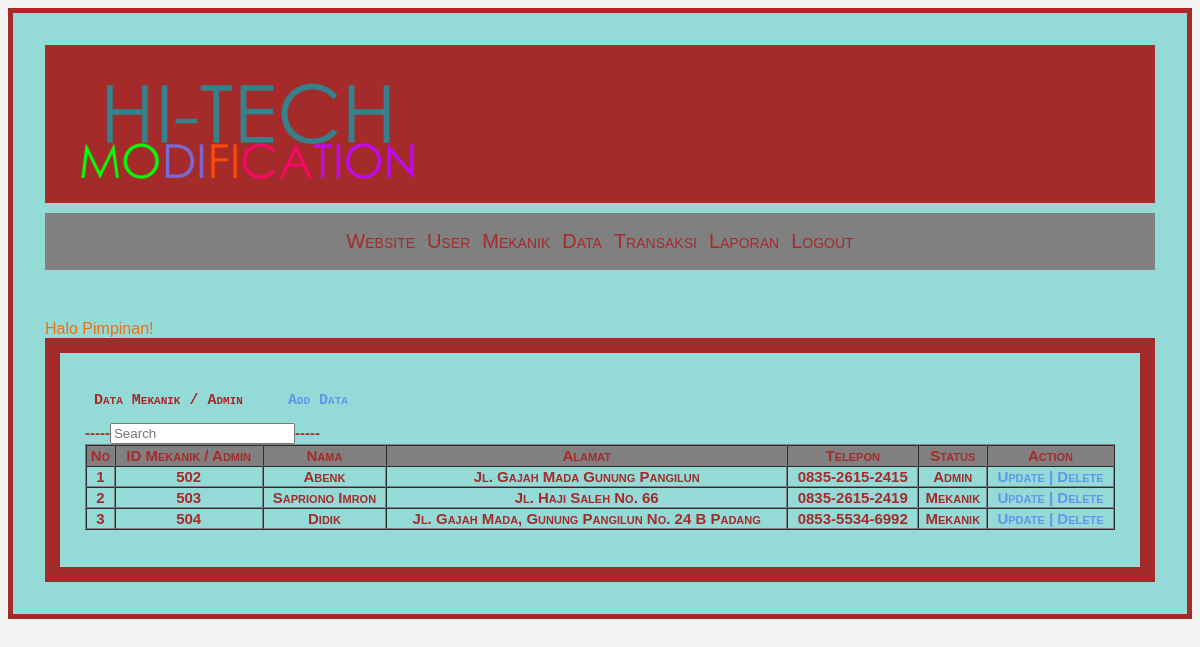
The page /mekanik/data_mekanik.php (signed in) on the database its author committed.
### tables this page shows
CREATE TABLE IF NOT EXISTS `tb_mekanik_admin` (
  `id_mekanik_admin` varchar(5) NOT NULL,
  `nama` varchar(25) NOT NULL,
  `alamat` varchar(50) NOT NULL,
  `telepon` varchar(20) NOT NULL,
  `status` enum('Admin','Mekanik') NOT NULL,
  PRIMARY KEY  (`id_mekanik_admin`)
);

### mekanik/data_mekanik.php (the view, shortened to what this page needs)
<?php
include "../user/menupimpinan.php";
?>
<link rel="stylesheet" href="../css/style.css">
<div id="border">
<h2><pre> Data Mekanik / Admin    <a href='add_mekanik.php'> Add Data </a> </pre><h2>
<?php
$query = "SELECT * FROM tb_mekanik_admin";
$no=1;
$result = mysql_query($query);
?>
    <form name="form1" method="get" action="cari.php" padding="15">
        <pre<td> -----<td><input type="search" name="q" id="q" placeholder="Search"/>----- </td>
    </form>
<table width='100%' border='1' cellpadding='2' cellspacing='0'>
<tr bgcolor='grey'>
		<th>  No  </th>
        <th>  ID Mekanik / Admin </th>
        <th>  Nama </th>
        <th>  Alamat  </th>
        <th>  Telepon  </th>
        <th>  Status  </th>
        <th>  Action  </th>
     </tr>
<?php
while ($data = mysql_fetch_array($result)){
?>
  <tr align='center'>
  			<td ><?php echo$no;?></td>
            <td><?php echo $data['id_mekanik_admin'];?></td>
            <td><?php echo $data['nama'];?></td>
            <td><?php echo $data['alamat'];?></td>
            <td><?php echo $data['telepon'];?></td>
            <td><?php echo $data['status'];?></td>
            <td><a href='update.php?id=<?php echo $data['id_mekanik_admin'];?>' title="Klik Disini Untuk Ubah" > Update |</a>
                <a href='delete.php?id=<?php echo $data['id_mekanik_admin'];?>' title="Klik Disini Untuk Hapus" Onclick="return confirm('Apakah Anda Yakin Hapus Record dengan ID=<?php echo $data[id_mekanik_admin]?>')"> Delete </a> </td>
       </tr>
<?php
$no++;
}
?>
</table>
</div>

### css/menu.css (style rules this page uses)
body { font-family: 'Arial', sans-serif; background-color: #f3f3f3; }
a { text-decoration: none; color: #6495ed; }

### css/style.css (style rules this page uses)
#border { font-variant: small-caps; color: black; padding: 25px; background-color: #94dbd8; line-height: 15px; max-width: 0 auto; border: 15px solid brown; color: brown; font-size: 10px; }

### rows shown on the page
tb_mekanik_admin: id_mekanik_admin "502", nama "Abenk", alamat "Jl. Gajah Mada Gunung Pangilun", telepon "0835-2615-2415", status "Admin"
tb_mekanik_admin: id_mekanik_admin "503", nama "Sapriono Imron", alamat "Jl. Haji Saleh No. 66", telepon "0835-2615-2419", status "Mekanik"
tb_mekanik_admin: id_mekanik_admin "504", nama "Didik", alamat "Jl. Gajah Mada, Gunung Pangilun No. 24 B Padang", telepon "0853-5534-6992", status "Mekanik"

### other values the page prints
$_SESSION['level'] "Pimpinan"
